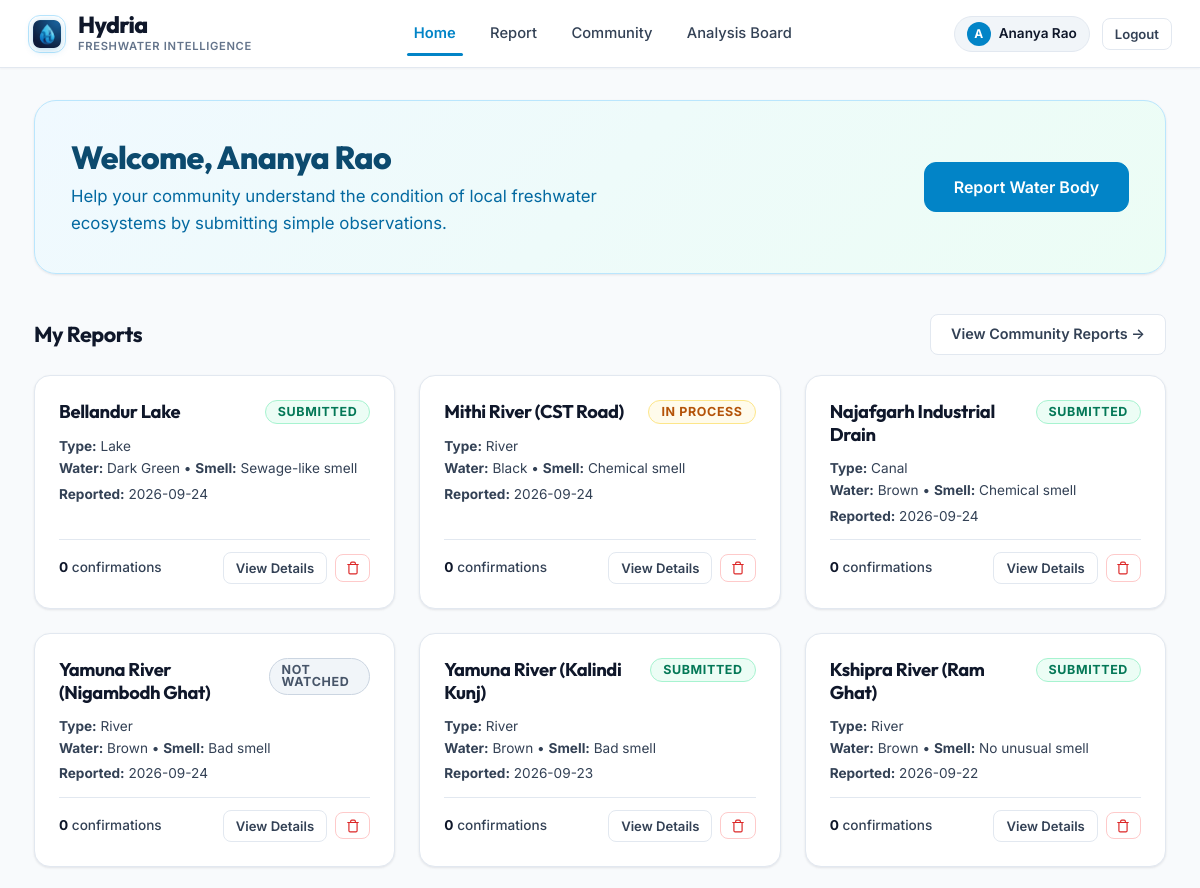
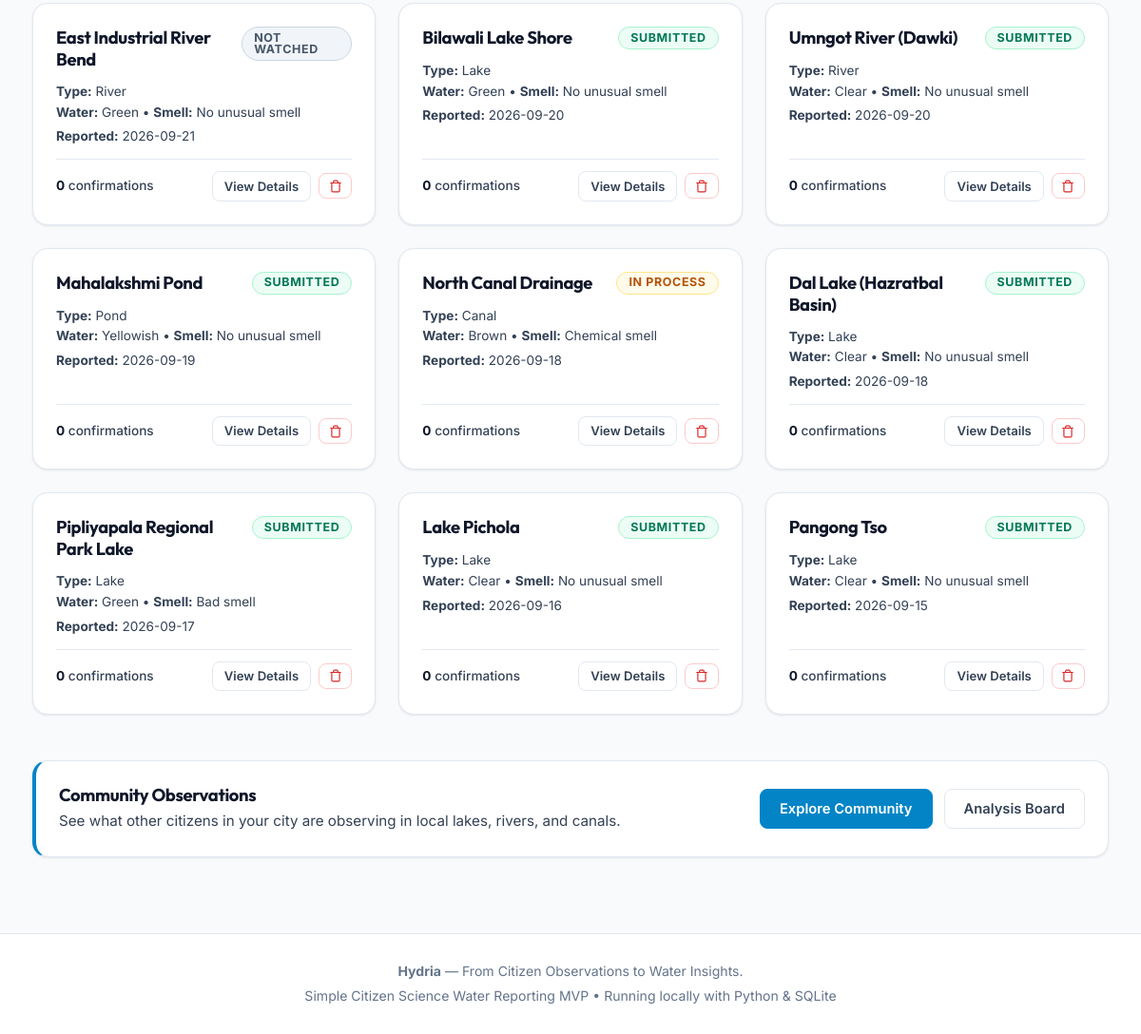
/dashboard (signed in), run on an earlier commit of the app's database (2 pictures, top to bottom).
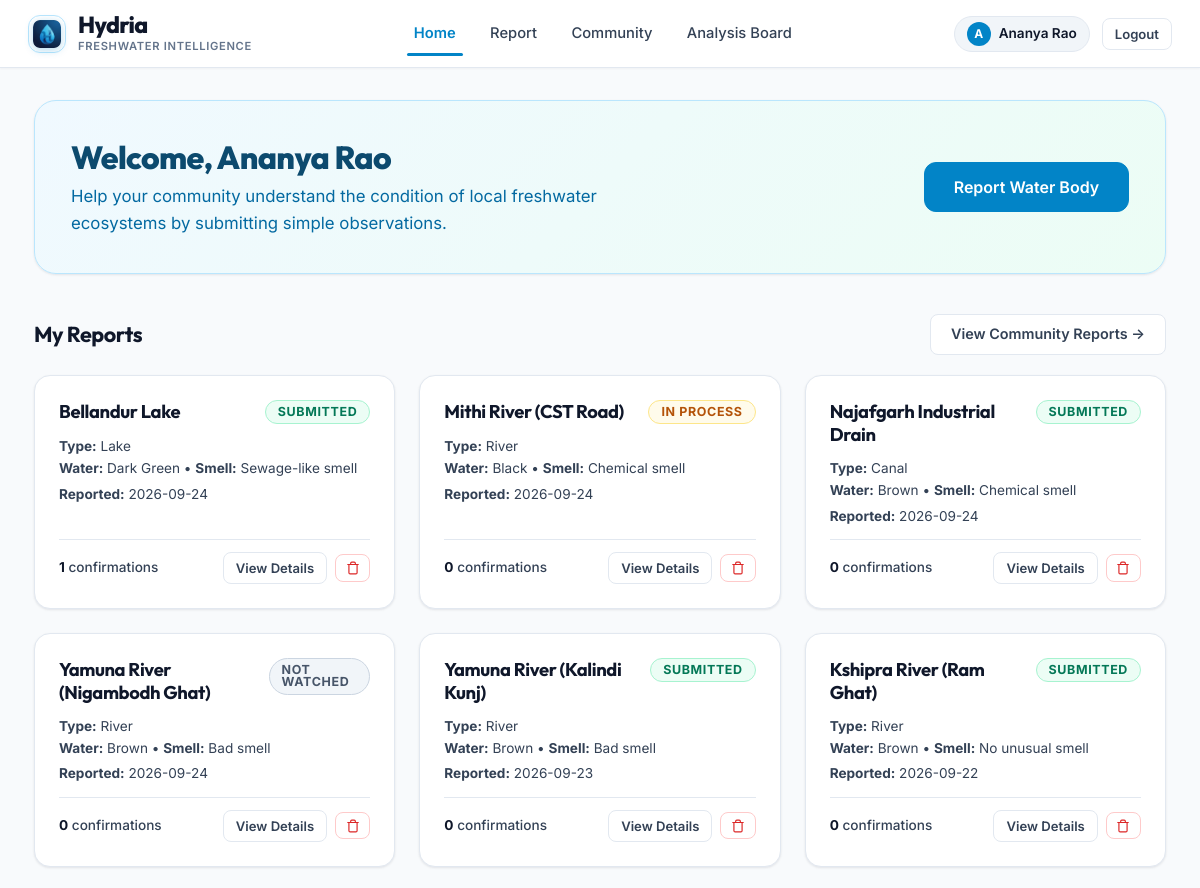
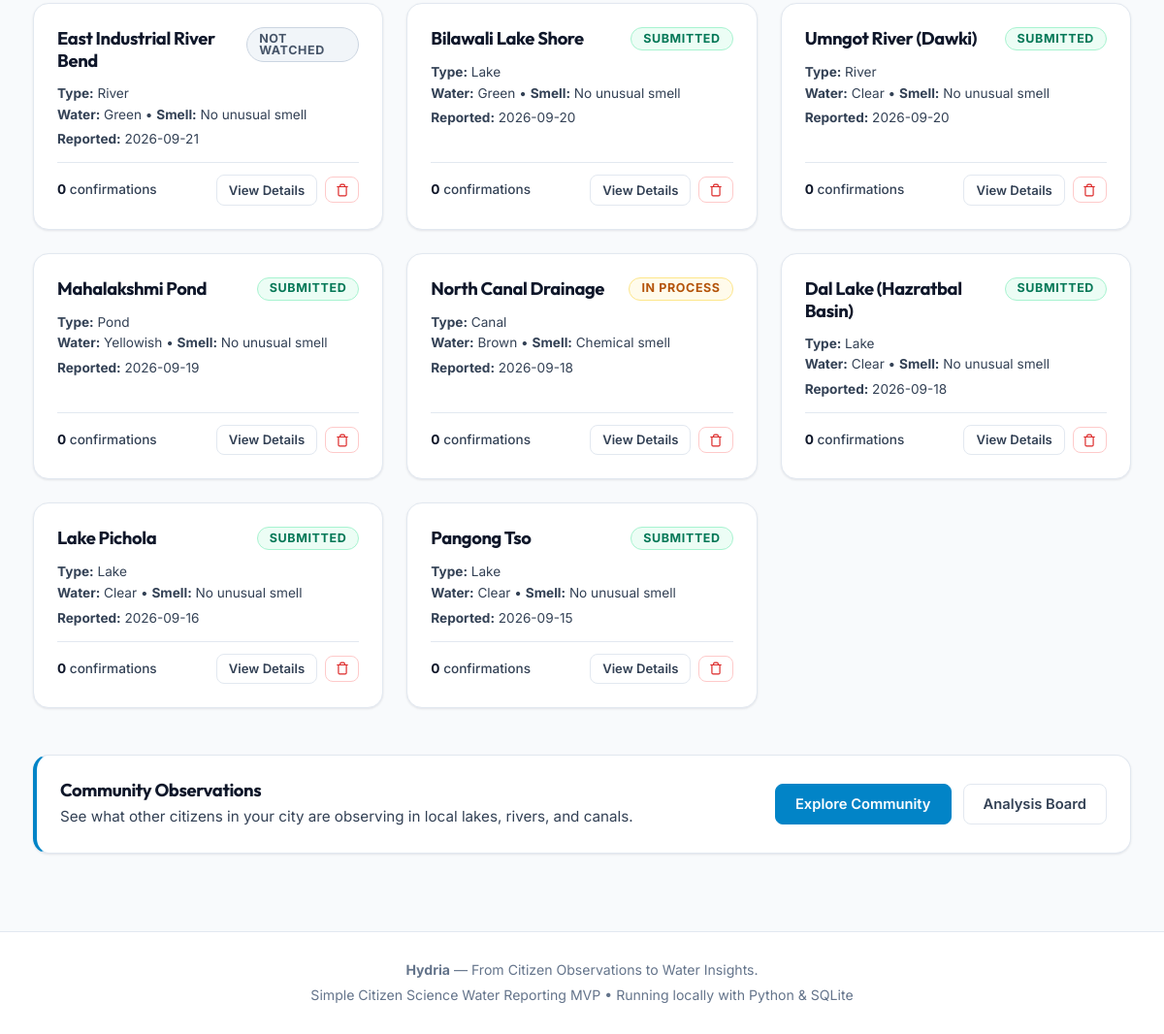
And on a later commit of the database (2 pictures, top to bottom).
### tables this page shows
CREATE TABLE reports (
        id INTEGER PRIMARY KEY AUTOINCREMENT,
        user_id INTEGER NOT NULL,
        water_body_name TEXT,
        water_body_type TEXT NOT NULL,
        latitude REAL NOT NULL,
        longitude REAL NOT NULL,
        water_colour TEXT NOT NULL,
        smell TEXT NOT NULL,
        algae TEXT NOT NULL,
        visible_waste TEXT NOT NULL,
        water_appearance TEXT NOT NULL,
        dead_fish TEXT DEFAULT 'No',
        additional_observation TEXT,
        image_path TEXT NOT NULL,
        image_hash TEXT NOT NULL,
        status TEXT NOT NULL CHECK(status IN ('Not Watched', 'In Process', 'Submitted')),
        is_demo INTEGER DEFAULT 0,
        created_at TIMESTAMP DEFAULT CURRENT_TIMESTAMP,
        updated_at TIMESTAMP DEFAULT CURRENT_TIMESTAMP,
        FOREIGN KEY (user_id) REFERENCES users(id) ON DELETE CASCADE
    );

### app.py (the view)
@app.route('/dashboard')
@login_required
def dashboard():
    user_id = session['user_id']
    my_reports = database.get_reports_by_user(user_id)
    return render_template('dashboard.html', reports=my_reports)

### app.py (called while the page is built)
def login_required(f):
    @wraps(f)
    def decorated_function(*args, **kwargs):
        if 'user_id' not in session:
            flash("Please log in to continue.", "info")
            return redirect(url_for('login', next=request.path))
        return f(*args, **kwargs)
    return decorated_function

@app.context_processor
def inject_user():
    user = None
    if 'user_id' in session:
        user = {
            'id': session['user_id'],
            'name': session.get('user_name', 'Citizen Monitor'),
            'email': session.get('user_email', '')
        }
    return dict(current_user=user)

### database.py (called while the page is built)
def get_db_connection():
    conn = sqlite3.connect(DATABASE_PATH)
    conn.row_factory = sqlite3.Row
    conn.execute("PRAGMA foreign_keys = ON")
    return conn

def get_reports_by_user(user_id):
    conn = get_db_connection()
    query = """
        SELECT r.*,
               (SELECT COUNT(*) FROM votes v WHERE v.report_id = r.id) AS vote_count
        FROM reports r
        WHERE r.user_id = ?
        ORDER BY r.created_at DESC
    """
    reports = conn.execute(query, (user_id,)).fetchall()
    conn.close()
    return reports

### templates/dashboard.html (shortened to what the changed rows need)
{% extends "base.html" %}
{% block content %}
<section class="dashboard-hero">
    <div class="dashboard-hero-text">
        <h1>Welcome, {{ current_user.name }}</h1>
    </div>
</section>
<section style="margin-bottom: 3rem;">
    <div class="section-title-bar">
        <h2 class="section-title">My Reports</h2>
    </div>
    {% if reports %}
        <div class="reports-grid">
            {% for r in reports %}
                <div class="card" style="display: flex; flex-direction: column; justify-content: space-between;">
                    <div>
                        <div style="display: flex; align-items: flex-start; justify-content: space-between; gap: 0.5rem; margin-bottom: 0.75rem;">
                            <h3 style="font-size: 1.15rem; font-weight: 700; color: var(--text-primary);">
                                {{ r.water_body_name or "Unnamed " ~ r.water_body_type }}
                            </h3>
                            {% if r.status == 'Submitted' %}
                                <span class="badge badge-submitted">{{ r.status }}</span>
                            {% elif r.status == 'In Process' %}
                                <span class="badge badge-in-process">{{ r.status }}</span>
                            {% else %}
                                <span class="badge badge-not-watched">{{ r.status }}</span>
                            {% endif %}
                        </div>
                        <div style="font-size: 0.85rem; color: var(--text-secondary); margin-bottom: 0.75rem;">
                            <div><strong>Type:</strong> {{ r.water_body_type }}</div>
                            <div><strong>Water:</strong> {{ r.water_colour }} &bull; <strong>Smell:</strong> {{ r.smell }}</div>
                            <div style="margin-top: 0.25rem;"><strong>Reported:</strong> {{ r.created_at[:10] }}</div>
                        </div>
                    </div>
                    <div style="display: flex; align-items: center; justify-content: space-between; padding-top: 0.75rem; border-top: 1px solid var(--border-color); font-size: 0.85rem;">
                        <span style="color: var(--text-secondary); font-weight: 500;">
                            <strong style="color: var(--text-primary);">{{ r.vote_count }}</strong> confirmations
                        </span>
                        <div style="display: flex; align-items: center; gap: 0.5rem;">
                            <a href="{{ url_for('report_detail', report_id=r.id) }}" class="btn btn-secondary btn-sm">
                                View Details
                            </a>
                            <form action="{{ url_for('delete_report_route', report_id=r.id) }}" method="POST"
                                  onsubmit="return confirm('Are you sure you want to delete this report for {{ r.water_body_name or r.water_body_type }}?');" style="margin: 0;">
                                <button type="submit" class="btn btn-danger-outline btn-sm" title="Delete this report" style="padding: 0.35rem 0.6rem; display: inline-flex; align-items: center;">
                                    <svg width="14" height="14" viewBox="0 0 24 24" fill="none" stroke="currentColor" stroke-width="2" stroke-linecap="round" stroke-linejoin="round">
                                        <polyline points="3 6 5 6 21 6"/>
                                        <path d="M19 6v14a2 2 0 0 1-2 2H7a2 2 0 0 1-2-2V6m3 0V4a2 2 0 0 1 2-2h4a2 2 0 0 1 2 2v2"/>
                                    </svg>
                                </button>
                            </form>
                        </div>
                    </div>
                </div>
            {% endfor %}
        </div>
    {% endif %}
</section>
{% endblock %}

What changed in the data, as far as the page shows it:
removed reports: water_body_name "Pipliyapala Regional Park Lake", status "SUBMITTED", water_body_type "Lake", water_colour "Green", smell "Bad smell", created_at "2026-09-17", vote_count "0"
computed for reports "Bellandur Lake": vote_count "0" → "1"
